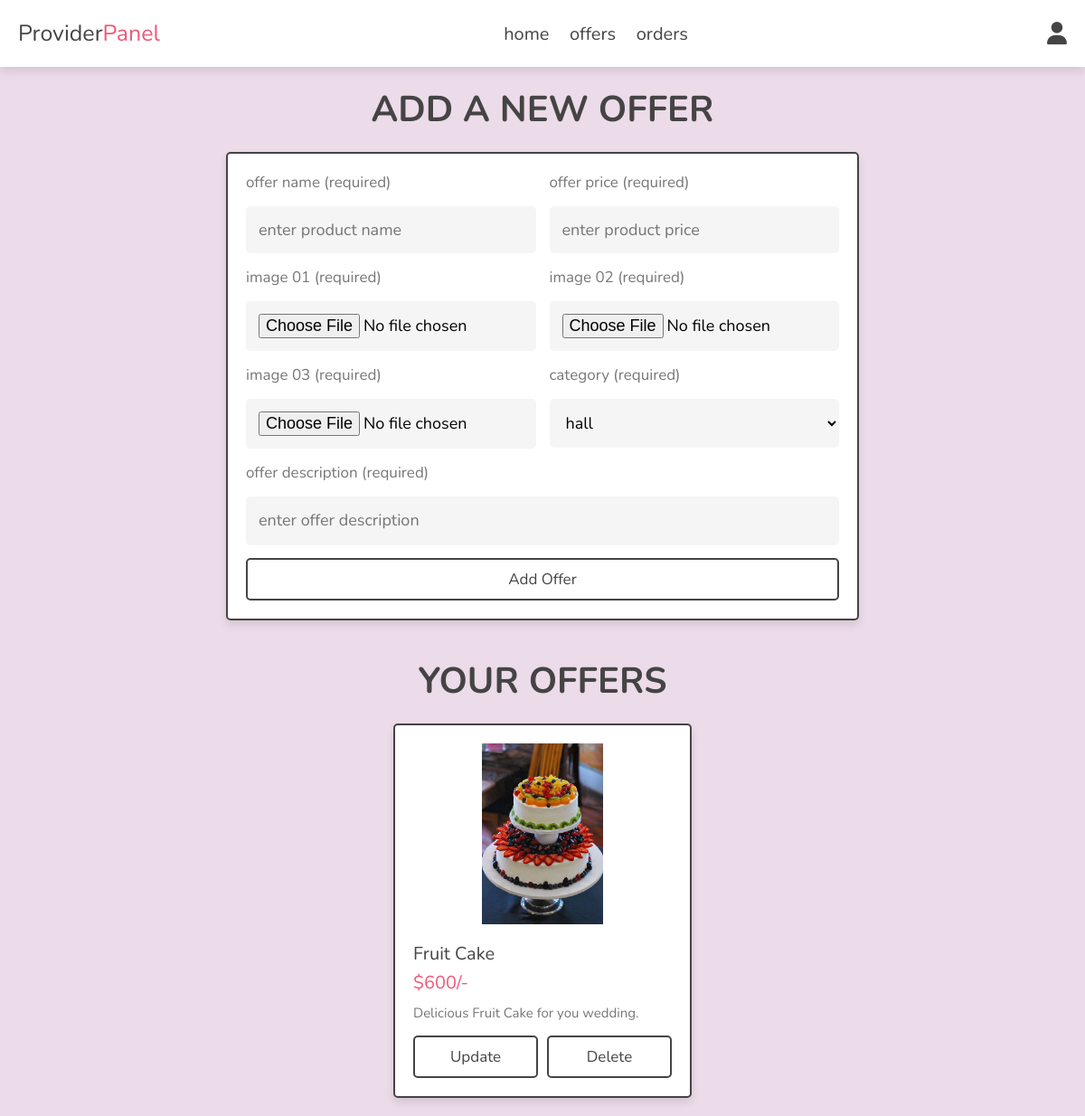
/offers.php (signed in), run on the app's committed database.
### tables this page shows
CREATE TABLE `offers` (
  `id` int(100) NOT NULL,
  `name` varchar(100) NOT NULL,
  `details` varchar(500) NOT NULL,
  `price` int(10) NOT NULL,
  `category` varchar(100) NOT NULL,
  `image_01` varchar(100) NOT NULL,
  `image_02` varchar(100) NOT NULL,
  `image_03` varchar(100) NOT NULL,
  `providers_id` int(100) NOT NULL
);

### offers.php (the view, shortened to what this page needs)
<?php
include 'components/connect.php';
$admin_id = $_SESSION['admin_id'];
?>
<!DOCTYPE html>
<html lang="en">
<head>
   <link rel="stylesheet" href="https://cdnjs.cloudflare.com/ajax/libs/font-awesome/6.1.1/css/all.min.css">
   <link rel="stylesheet" href="style/style3.css">
</head>
<body>
<?php include 'components/header2.php'; ?>
<section class="add-products">
   <h1 class="heading">add a new offer</h1>
   <form action="" method="post" enctype="multipart/form-data">
      <div class="flex">
         <div class="inputBox">
            <span>offer name (required)</span>
            <input type="text" class="box" required maxlength="100" placeholder="enter product name" name="name">
         </div>
         <div class="inputBox">
            <span>offer price (required)</span>
            <input type="number" min="0" class="box" required max="9999999999" placeholder="enter product price" onkeypress="if(this.value.length == 10) return false;" name="price">
         </div>
        <div class="inputBox">
            <span>image 01 (required)</span>
            <input type="file" name="image_01" accept="image/jpg, image/jpeg, image/png, image/webp" class="box" required>
        </div>
        <div class="inputBox">
            <span>image 02 (required)</span>
            <input type="file" name="image_02" accept="image/jpg, image/jpeg, image/png, image/webp" class="box" required>
        </div>
        <div class="inputBox">
            <span>image 03 (required)</span>
            <input type="file" name="image_03" accept="image/jpg, image/jpeg, image/png, image/webp" class="box" required>
        </div>
        <div class="inputBox">
            <span>category (required)</span>
            <select name="category" id="c" class="box">
               <option value="hall">hall</option>
            </select>
        </div>
         <div class="inputBox">
            <span>offer description (required)</span>
            <textarea name="details" placeholder="enter offer description" class="box" required maxlength="500" cols="30" rows="10"></textarea>
         </div>
      </div>
      <input type="submit" value="add offer" class="btn" name="add_offer">
   </form>
</section>
<section class="show-products">
   <h1 class="heading">Your offers</h1>
   <div class="box-container">
   <?php
      $select_products = $conn->prepare("SELECT * FROM `offers` WHERE providers_id = ?");
      $select_products->execute([$admin_id]);
      if($select_products->rowCount() > 0){
         while($fetch_products = $select_products->fetch(PDO::FETCH_ASSOC)){
   ?>
   <div class="box">
      <img src="uploaded_images/<?= $fetch_products['image_01']; ?>" alt="">
      <div class="name"><?= $fetch_products['name']; ?></div>
      <div class="price">$<span><?= $fetch_products['price']; ?></span>/-</div>
      <div class="details"><span><?= $fetch_products['details']; ?></span></div>
      <div class="flex-btn">
         <a href="update_product.php?update=<?= $fetch_products['id']; ?>" class="option-btn">update</a>
         <a href="offers.php?delete=<?= $fetch_products['id']; ?>" class="delete-btn" onclick="return confirm('delete this product?');">delete</a>
      </div>
   </div>
   <?php
         }
      }else{
         echo '<p class="empty">You did not add any offers yet!</p>';
      }
   ?>
   </div>
</section>
</body>
</html>

### style/style3.css (style rules this page uses)
:root { --main-color:#ef5777; --orange:#f39c12; --red:#e74c3c; --black:#444; --white:#fff; --light-color:#777; --light-bg:#f5f5f5; --border:.2rem solid var(--black); --transparent-white:rgba(255,255,255,.3); --box-shadow:0 .5rem 1rem rgba(0,0,0,.1); }
* { font-family: 'Nunito', sans-serif; margin:0; padding:0; box-sizing: border-box; outline: none; border:none; text-decoration: none; }
html { font-size: 62.5%; overflow-x: hidden; }
body { background-color: #ecdbe8; }
section { padding:2rem; max-width: 1200px; margin:0 auto; }
.heading { font-size: 4rem; color:var(--black); margin-bottom: 2rem; text-align: center; text-transform: uppercase; }
.btn, .delete-btn, .option-btn { display: block; width: 100%; margin-top: 1rem; border-radius: .5rem; padding:1rem 3rem; font-size: 1.7rem; text-transform: capitalize; cursor: pointer; text-align: center; border:var(--border); background: var(--transparent-white); color:var(--black); }
.btn { background-color: var(--transparent-white); }
.option-btn { background-color: var(--transparent-white); }
.delete-btn { background-color: var(--transparent-white); }
.flex-btn { display: flex; gap:1rem; }
.add-products form { max-width: 70rem; margin: 0 auto; background-color: var(--white); box-shadow: var(--box-shadow); border:var(--border); border-radius: .5rem; padding:2rem; }
.add-products form .flex { display: flex; gap:1.5rem; flex-wrap: wrap; }
.add-products form .flex .inputBox { flex:1 1 25rem; }
.add-products form span { font-size:1.7rem; color:var(--light-color); }
.add-products form .box { font-size: 1.8rem; background-color: var(--light-bg); border-radius: .5rem; padding:1.4rem; width: 100%; margin-top: 1.5rem; }
.add-products form textarea { height: 5.4rem; resize: none; }
.show-products .box-container { display: grid; grid-template-columns: repeat(auto-fit, 33rem); gap:1.5rem; justify-content: center; align-items: flex-start; }
.show-products .box-container .box { background-color: var(--white); box-shadow: var(--box-shadow); border-radius: .5rem; border:var(--border); padding:2rem; }
.show-products .box-container .box img { width: 100%; height: 20rem; object-fit: contain; margin-bottom: 1.5rem; }
.show-products .box-container .box .name { font-size: 2rem; color:var(--black); }
.show-products .box-container .box .price { font-size: 2rem; color:var(--main-color); margin:.5rem 0; }
.show-products .box-container .box .details { font-size: 1.5rem; color:var(--light-color); line-height: 2; }

### data on the page
offers: image_01 (picture), name "Fruit Cake", price "600", details "Delicious Fruit Cake for you wedding."
